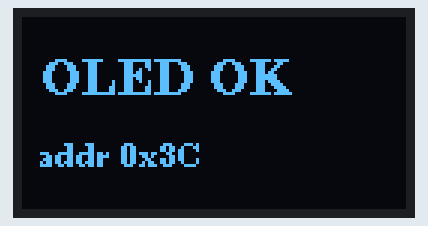
The sketch below on a simulated ESP32. Parts: 128×64 one-colour display. What the sketch prints to the serial monitor is not drawn.

Above: at 0.7 s.

The sketch:

OledTest.ino
```cpp
// OLED-only test: scan I2C (SDA=D2/GPIO4, SCL=D1/GPIO5), report over serial, show text.
#include <Wire.h>
#include <U8g2lib.h>
U8G2_SSD1306_128X64_NONAME_F_HW_I2C u8g2(U8G2_R0, U8X8_PIN_NONE);

void setup(){
  Serial.begin(115200); delay(600);
  Wire.begin(4, 5);                  // SDA=GPIO4(D2), SCL=GPIO5(D1)
  Serial.println("\n=== OLED I2C test ===");
  int found=0; uint8_t addr=0;
  for(uint8_t a=1;a<127;a++){
    Wire.beginTransmission(a);
    if(Wire.endTransmission()==0){ Serial.printf("  I2C device at 0x%02X\n", a); found++; addr=a; }
  }
  Serial.printf("devices found: %d\n", found);
  if(found){
    u8g2.setI2CAddress(addr<<1);
    u8g2.begin();
    u8g2.clearBuffer();
    u8g2.setFont(u8g2_font_ncenB12_tr);
    u8g2.drawStr(6, 26, "OLED OK");
    char b[24]; sprintf(b, "addr 0x%02X", addr);
    u8g2.setFont(u8g2_font_ncenB08_tr);
    u8g2.drawStr(6, 50, b);
    u8g2.sendBuffer();
    Serial.println("OLED initialized -> screen should read 'OLED OK'");
  } else {
    Serial.println("NO I2C DEVICE -> check VCC=3V3, GND, SDA=D2, SCL=D1");
  }
}
void loop(){ delay(1000); }
```
